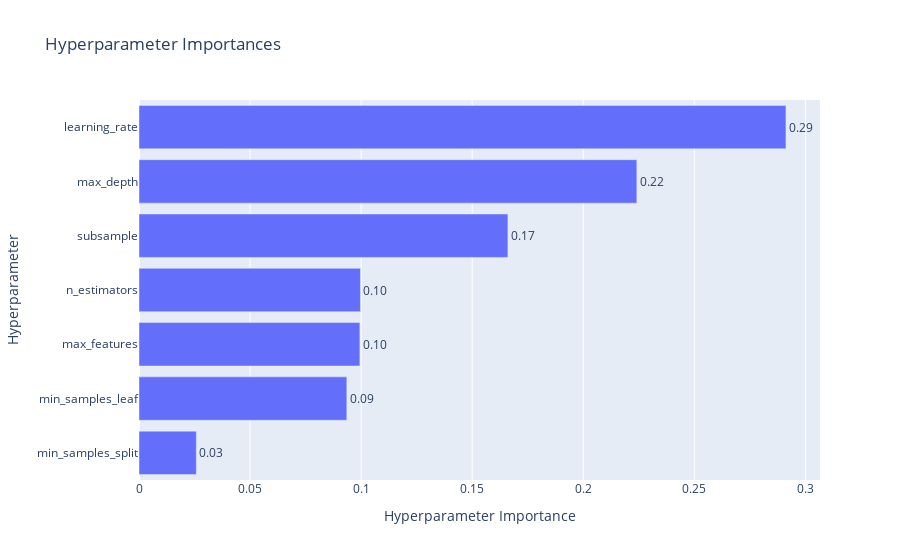

The notebook cell saved with this chart:
### Code cell
#Parameter importance Gradient Boosting
optuna.visualization.plot_param_importances(gb_auc_study)

### Figure 1 — Plotly figure (JSON) as saved in the notebook; plotly's stock layout.template omitted (floating-point values rounded to 4 significant figures)
{"data": [{"cliponaxis": false, "hovertemplate": ["min_samples_split (IntDistribution): 0.025807272657873158<extra></extra>", "min_samples_leaf (IntDistribution): 0.09356422769233838<extra></extra>", "max_features (CategoricalDistribution): 0.0994453903413257<extra></extra>", "n_estimators (IntDistribution): 0.09970397915636957<extra></extra>", "subsample (FloatDistribution): 0.16608629445858247<extra></extra>", "max_depth (IntDistribution): 0.2241315236659316<extra></extra>", "learning_rate (FloatDistribution): 0.29126131202757916<extra></extra>"], "name": "Objective Value", "orientation": "h", "text": ["0.03", "0.09", "0.10", "0.10", "0.17", "0.22", "0.29"], "textposition": "outside", "type": "bar", "x": [0.02581, 0.09356, 0.09945, 0.0997, 0.1661, 0.2241, 0.2913], "y": ["min_samples_split", "min_samples_leaf", "max_features", "n_estimators", "subsample", "max_depth", "learning_rate"]}], "layout": {"title": {"text": "Hyperparameter Importances"}, "xaxis": {"title": {"text": "Hyperparameter Importance"}}, "yaxis": {"title": {"text": "Hyperparameter"}}}}
